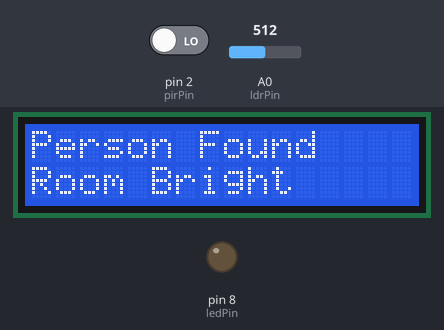
Simulated run of this sketch. Board: Arduino Uno, built with avr-gcc and run on an emulated ATmega328P. On the bench: 16×2 character LCD, output pins drawn as LEDs (lit = HIGH). The inputs (shaded band) are chosen by the test bench; at power-on: A0 (ldrPin) = 512, pin 2 (pirPin) LOW.

Above: at 3.2 s.
3.3 s: A0 (ldrPin) set to 488
At 4.3 s:
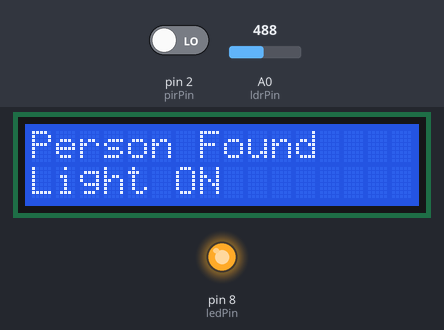
5.0 s: A0 (ldrPin) set to 510
At 6.3 s:
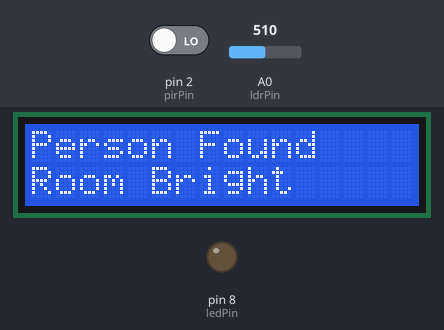
6.6 s: A0 (ldrPin) set to 490
At 10.8 s:
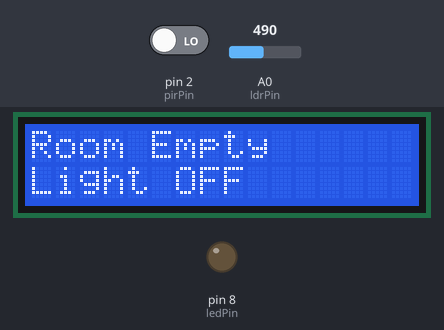
Timing chart, 0 to 12.3 s (numbered marks = the images above; inputs shaded):
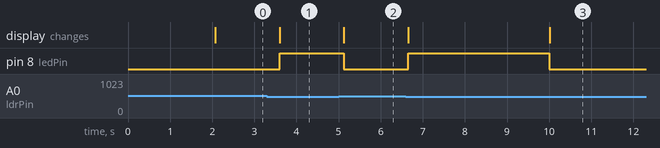

Measured:
- the behaviour switches between 500 and 499 on A0 (ldrPin) (found by bisection; images 0 and 1)
- after the input at 3.3 s, pin 8 (ledPin): LOW → HIGH after 0.30 s; the display: changes after 0.30 s (image 1)
- after the input at 5.0 s, pin 8 (ledPin): HIGH → LOW after 0.12 s; the display: changes after 0.13 s (image 2)
- after the input at 6.6 s, pin 8 (ledPin): LOW → HIGH after 0.05 s, → LOW 3.4 s later; the display: first changes after 0.05 s (image 3 shows a later state)

The sketch:

SmartClassroom.ino
```cpp
#include <LiquidCrystal.h>

LiquidCrystal lcd(12, 11, 5, 4, 3, 6);

int pirPin = 2;
int ldrPin = A0;
int ledPin = 8;

unsigned long lastMotionTime = 0;
const unsigned long holdTime = 10000;   // 10 seconds

void setup() {
  pinMode(pirPin, INPUT);
  pinMode(ledPin, OUTPUT);

  lcd.begin(16, 2);
  lcd.print("Smart Room");
  delay(2000);
  lcd.clear();
}

void loop() {

  int motion = digitalRead(pirPin);
  int light = analogRead(ldrPin);

  // Motion detected
  if (motion == HIGH) {
    lastMotionTime = millis();
  }

  // Keep person detected for 10 seconds
  bool personPresent = (millis() - lastMotionTime) < holdTime;

  lcd.clear();

  if (personPresent) {

    lcd.setCursor(0, 0);
    lcd.print("Person Found");

    // Dark room -> Light ON
    if (light < 500) {
      digitalWrite(ledPin, HIGH);

      lcd.setCursor(0, 1);
      lcd.print("Light ON");
    }
    else {
      digitalWrite(ledPin, LOW);

      lcd.setCursor(0, 1);
      lcd.print("Room Bright");
    }

  } else {

    digitalWrite(ledPin, LOW);

    lcd.setCursor(0, 0);
    lcd.print("Room Empty");

    lcd.setCursor(0, 1);
    lcd.print("Light OFF");
  }

  delay(300);
}
```
